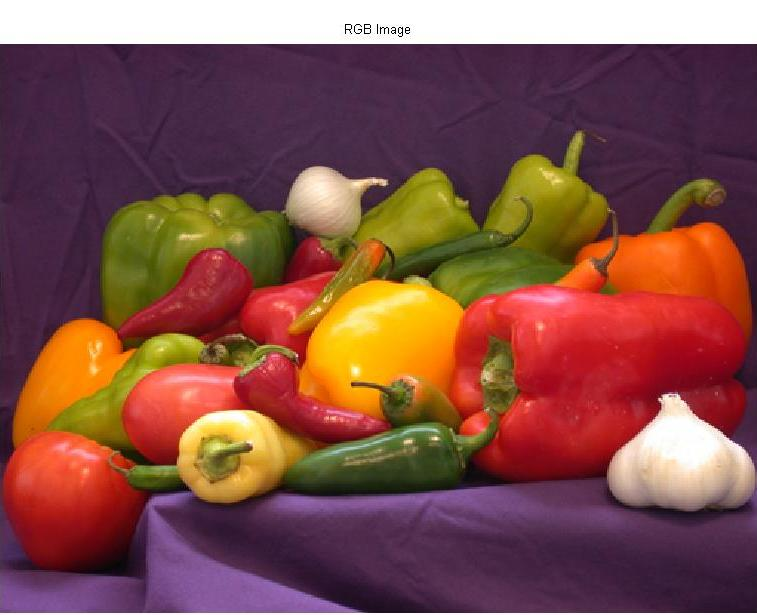
%> input picture rgb_image.jpg, 757 x 615 px
$ octave --eval "result = convertionRgb2Hsi(imread('../rgb_image.jpg'));"   (GNU Octave 9; MATLAB toolbox functions it lacks are replaced by stand-ins)
%> lines starting %> are read from the running program, lines starting %| are printed output that depends on the picture; in (x1, y1, x2, y2) boxes, pixels count from 0 and x2, y2 are one past the last pixel; in counts of white or black regions, pixels touching at a corner belong together; the program's own positions count from 1

function [hsi]=convertionRgb2Hsi(img)
%HSI: Tono, Saturacin e Intensidad
%RGB: Matriz numrica Rojo, Verde y Azul

%Extraer componentes componentes individuales de color

[Filename path]=uigetfile('*.jpg;*.bmp','Abrir imagen');
%> the answer given: ../rgb_image.jpg
if isequal(Filename,0)
    return;
else
img=imread(strcat(path,Filename));
%> img is the input picture: size 615x757x3 uint8; mean R, G, B 130.7, 80.5, 72.3

rgb = im2double(img);
R = rgb(:,:,1);
G = rgb(:,:,2);
B = rgb(:,:,3);
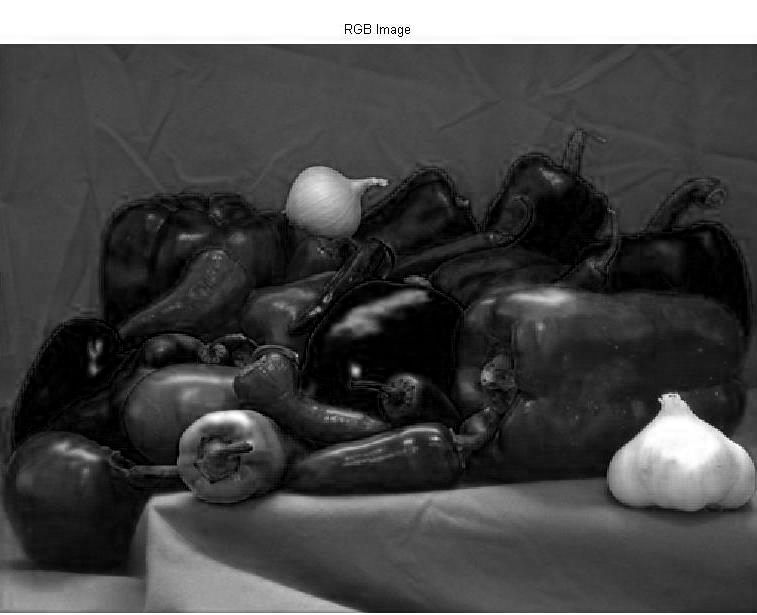
%> B: size 615x757 double; min 0, max 1, mean 0.284

%ecuacion conversion
num = 0.5*((R - G)+(R - B));
den = sqrt((R - G).^2 + (R - B).*(G - B));
angulo = acos(num./(den + eps));
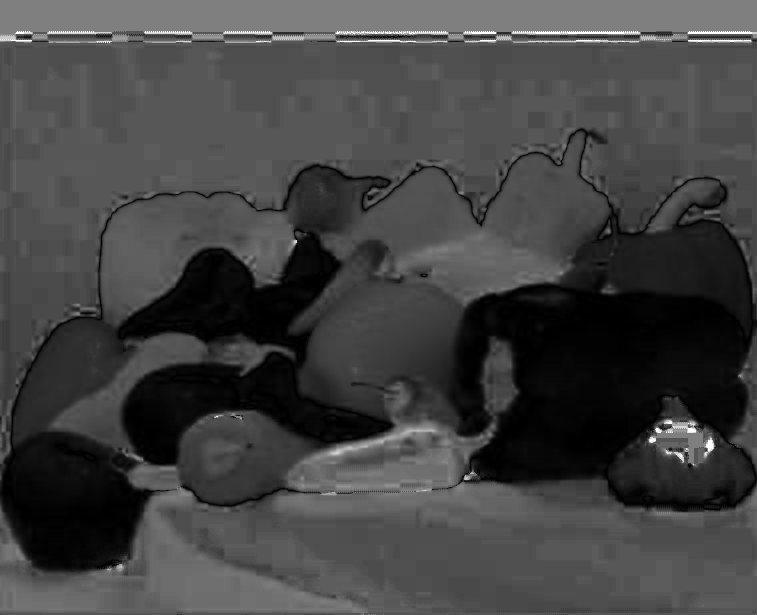
%> angulo: size 615x757 double; min 2.11e-08, max 3.14, mean 0.828; drawn with min black and max white
H = angulo;
H(B > G) = 2*pi - H(B > G);
H = H/(2*pi);
num = min(min(R,G),B);
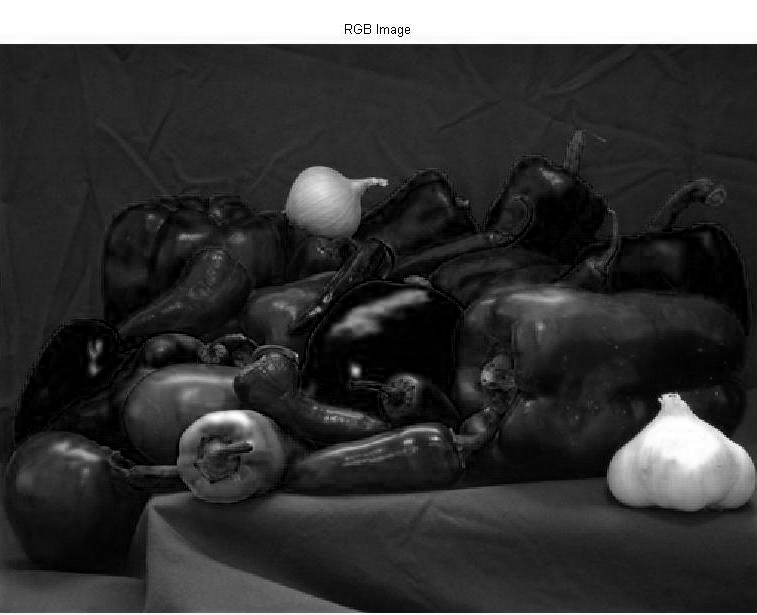
%> num: size 615x757 double; min 0, max 1, mean 0.221
den = R + G + B;
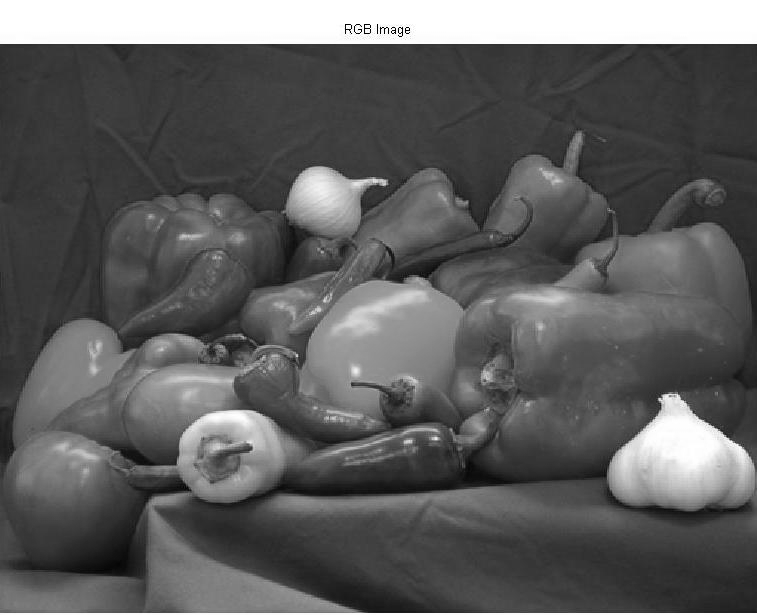
%> den: size 615x757 double; min 0, max 3, mean 1.11; drawn with min black and max white
den(den == 0) = eps;
%> den: size 615x757 double; 0.01% of pixels changed, all inside (x1, y1, x2, y2) = (345, 24, 410, 32)
S = 1 - 3.*num./den;
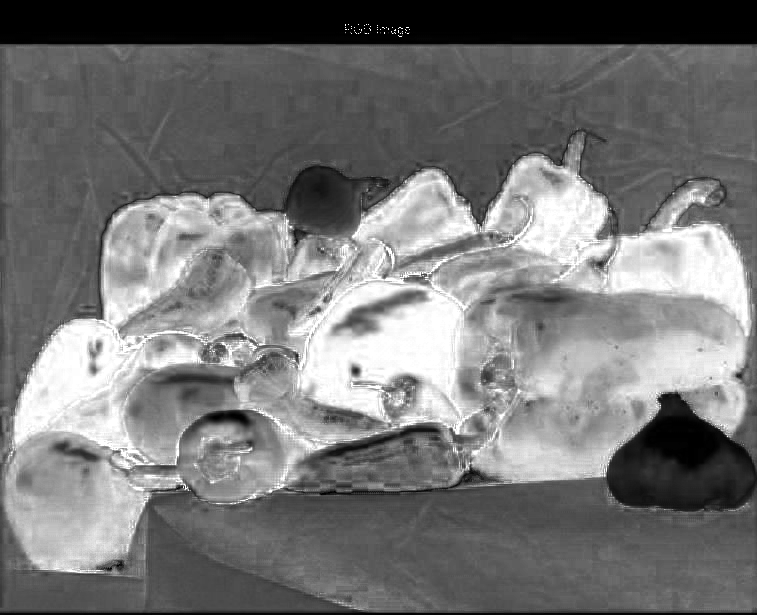
%> S: size 615x757 double; min 0, max 1, mean 0.464
H(S == 0) = eps;
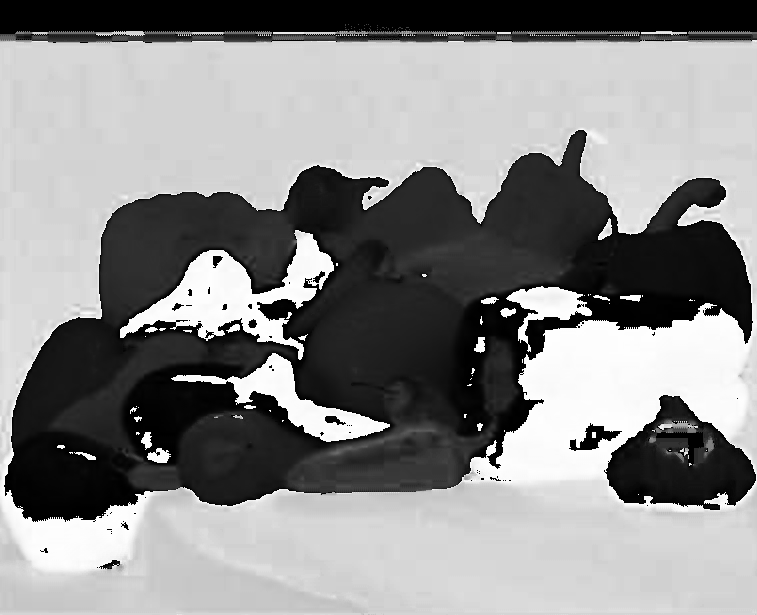
%> H: size 615x757 double; min 2.22e-16, max 0.999, mean 0.542
I = (R + G + B)/3;

% combinacion de cada resultado en la imagen hsi
hsi = cat(3, H, S, I);
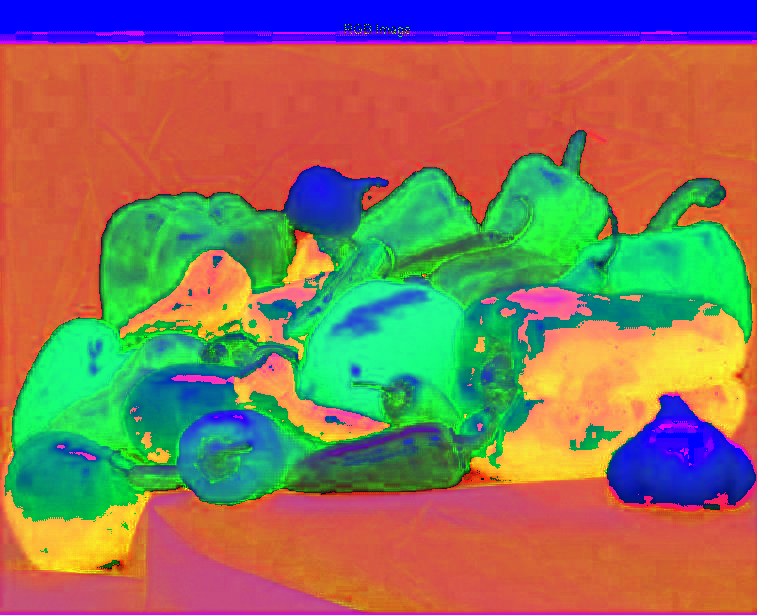
%> hsi: size 615x757x3 double; mean R, G, B 0.542, 0.464, 0.37
imshow(hsi);
end
